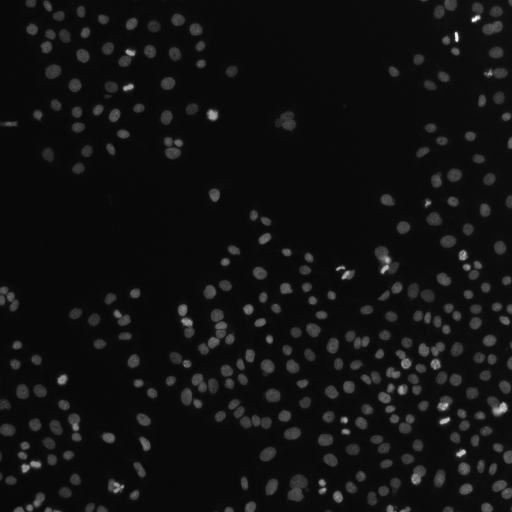
#> input picture workshop/data/microscopy/mitosis.tif, 512 x 512 px, found by its file name
$ jupyter execute --allow-errors 03_microscopy.ipynb
#> lines starting #> are read from the running program, lines starting #| are printed output that depends on the picture; after the words box and inside, x2 and y2 are one past the last pixel; in counts of white or black regions, pixels touching at a corner belong together
# Microscopy: from pixels to measurements
**Faculty AI workshop · CloudBank Classroom · CPU · 10-minute instructor demo**

Use a real fluorescence microscopy field to build an adjustable segmentation tool.
Participants predict what will happen before the instructor moves a slider. You can
run the prepared code without writing Python; each cell does one job.

**Questions:** How does a threshold change the objects we measure? When does one
bright region become several objects? Which measurements need calibration or human checking?

**Data:** scikit-image `human_mitosis`, 512 × 512 grayscale image, copyright David Root,
CC0. This is one field of human cells imaged during the work of Moffat et al. (2006).
The image has no supplied pixel-size calibration or reference segmentation in this kit.
We therefore report area in pixels², not µm², and call the output **segmented objects**.
Counting these objects does not establish the number of cells or the mitotic index.

[Data documentation and attribution](https://scikit-image.org/docs/stable/api/skimage.data.html#skimage.data.human_mitosis)
· [Licensing discussion](https://github.com/CellProfiler/examples/issues/41)
· [Source paper](https://doi.org/10.1016/j.cell.2006.01.040)

## 1. Open and check the environment
In CloudBank Classroom, open this notebook from the distributed `workshop/notebooks`
folder, choose a Python kernel, and run cells in order with **Shift+Enter**.
The instructor should prepare dependencies before the workshop. If any are missing,
use the optional installation line below only if your classroom permits package installs;
restart the kernel after installation. No GPU, model, account token, or remote inference is used here.

[cell 1]
import importlib.util, sys
modules = ["numpy", "pandas", "matplotlib", "scipy", "skimage", "ipywidgets"]
missing = [m for m in modules if importlib.util.find_spec(m) is None]
print("Python:", sys.version.split()[0], "| Missing packages:", missing or "none")
# Optional instructor setup (uncomment only if needed):
# %pip install numpy pandas matplotlib scipy scikit-image ipywidgets
if missing:
    raise ImportError("Install the missing packages using the classroom setup guide, then restart.")

[cell 2]
from pathlib import Path
import hashlib
import numpy as np
import pandas as pd
import matplotlib.pyplot as plt
from scipy import ndimage as ndi
from skimage import io, filters, morphology, measure, segmentation, feature, color
from IPython.display import display
import ipywidgets as widgets
plt.rcParams.update({"figure.dpi": 110, "axes.spines.top": False, "axes.spines.right": False})

roots = [Path.cwd(), Path.cwd().parent, Path.cwd() / "workshop"]
ROOT = next((p for p in roots if (p / "data/microscopy/mitosis.tif").exists()), Path.cwd())
IMAGE_PATH = ROOT / "data/microscopy/mitosis.tif"
EXPECTED_SHA256 = "2751ba667c4067c5d30817cff004aa06f6f6287f1cdbb5b8c9c6a500308cb456"
SOURCE_URL = "https://gitlab.com/scikit-image/data/-/raw/2cdc5ce89b334d28f06a58c9f0ca21aa6992a5ba/AS_09125_050116030001_D03f00d0.tif"
if not IMAGE_PATH.exists():
    # Standalone notebook fallback; bundled data is preferred during class.
    import requests
    response = requests.get(SOURCE_URL, timeout=60)
    response.raise_for_status()
    if hashlib.sha256(response.content).hexdigest() != EXPECTED_SHA256:
        raise ValueError("Downloaded image differs from the verified teaching image.")
    IMAGE_PATH.parent.mkdir(parents=True, exist_ok=True)
    IMAGE_PATH.write_bytes(response.content)
assert hashlib.sha256(IMAGE_PATH.read_bytes()).hexdigest() == EXPECTED_SHA256
image = io.imread(IMAGE_PATH)
#> image is the input picture: shape (512, 512); min 7, max 255, mean 17.3
assert image.shape == (512, 512) and image.dtype == np.uint8
print(f"Loaded {image.shape} grayscale pixels, intensity range {image.min()}–{image.max()}")
#| Loaded (512, 512) grayscale pixels, intensity range 7–255

## 2. Inspect before measuring
Bright stain can form touching regions, fragments, or several structures belonging to
one biological cell. Image intensity is an uncalibrated 8-bit value (0–255); it is not
a count of molecules. Discuss which structures should count as one object before
evaluating a segmentation.

#> (a cell that did not finish here is left out)

## 3. Build a transparent measurement function
1. Smooth small intensity fluctuations with a Gaussian filter.
2. Start from an Otsu intensity threshold; multiply it by a user-selected factor.
3. Remove very small regions and fill small holes.
4. Find separated peaks in a distance transform, then use watershed to split touching regions.
5. Measure regions and flag those touching an image edge.

A larger threshold keeps fewer bright pixels; a larger seed spacing usually makes
fewer watershed seeds. These controls change the assumptions behind the measurements.

[cell 4]
def segment_and_measure(threshold_factor=1.0, min_area=40, seed_spacing=8, exclude_edges=False):
#> called with threshold_factor = 1, min_area = 40, seed_spacing = 8, exclude_edges = False
    smoothed = filters.gaussian(image, sigma=1.0, preserve_range=True)
    threshold = float(filters.threshold_otsu(smoothed)) * float(threshold_factor)
#> threshold = 35.95
    mask = smoothed > threshold
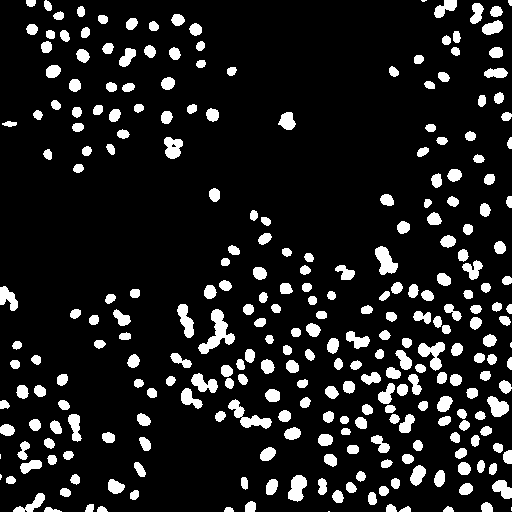
#> mask: shape (512, 512) bool; 11.9% white; 276 white regions (6 under 20 px), largest, box (x1, y1, x2, y2) and area: (198, 309, 235, 354) 630, (228, 399, 272, 429) 462, (418, 342, 445, 371) 398
    # Connected components here are explicit, avoiding version-specific bool cleanup APIs.
    connected = measure.label(mask)
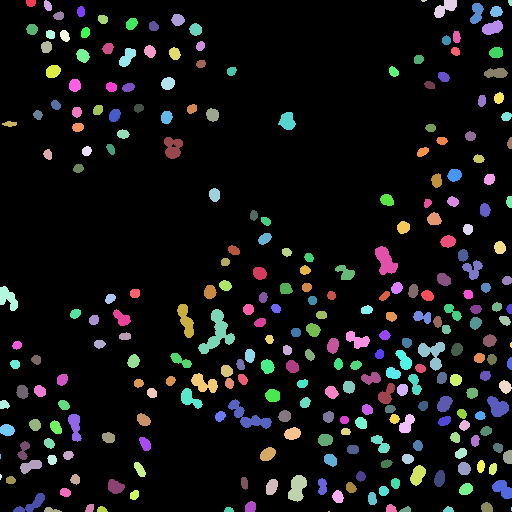
#> connected: shape (512, 512) int32; 277 distinct labels, from 0 to 276; one colour per label, 0 black
    sizes = np.bincount(connected.ravel())
#> sizes = 277 values, max 231073 at index 0, min 2 at index 276, mean 946.4
    keep = sizes >= int(min_area)
    keep[0] = False
    mask = ndi.binary_fill_holes(keep[connected])
    distance = ndi.distance_transform_edt(mask)
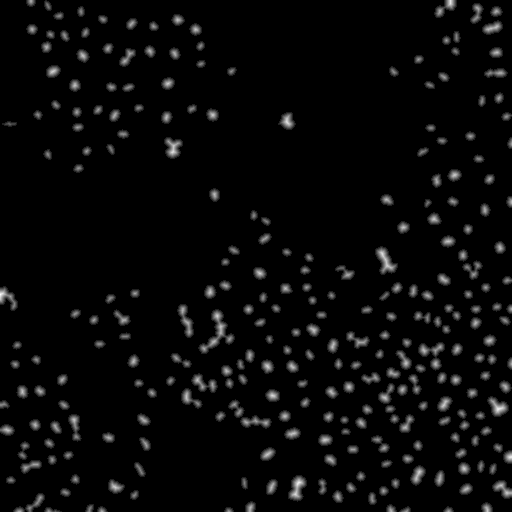
#> distance: shape (512, 512) float64; min 0, max 7.81, mean 0.273; drawn with min black and max white
    peaks = feature.peak_local_max(distance, min_distance=int(seed_spacing), labels=mask, exclude_border=False)
#> peaks = 297 pairs, first value 0 to 511, second value 0 to 511
    markers = np.zeros(image.shape, dtype=np.int32)
    if len(peaks):
        markers[tuple(peaks.T)] = np.arange(1, len(peaks) + 1)
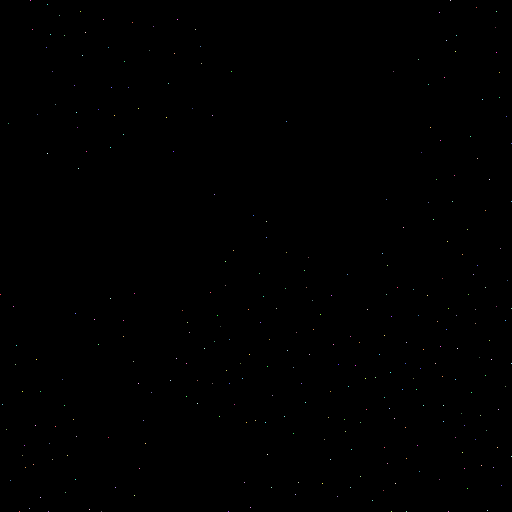
#> markers: shape (512, 512) int32; 298 distinct labels, from 0 to 297; one colour per label, 0 black
    labels = segmentation.watershed(-distance, markers, mask=mask)
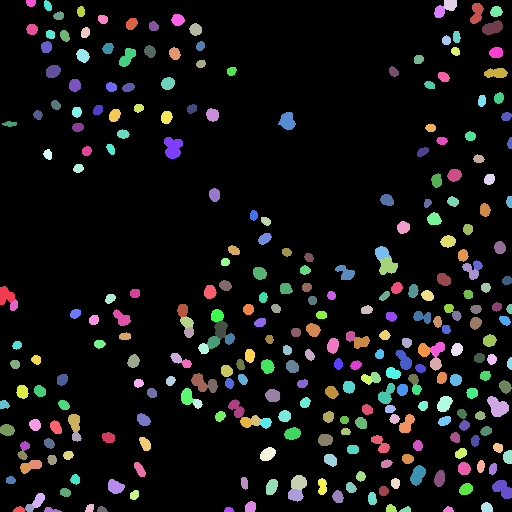
#> labels: shape (512, 512) int32; 298 distinct labels, from 0 to 297; one colour per label, 0 black
    if exclude_edges:
        labels = segmentation.clear_border(labels)
    # Splitting can introduce small segments; apply the same minimum area after splitting.
    sizes = np.bincount(labels.ravel())
#> sizes = 298 values, max 231124 at index 0, min 41 at index 225, mean 879.7
    keep = sizes >= int(min_area)
    keep[0] = False
    labels[~keep[labels]] = 0
    labels, _, _ = segmentation.relabel_sequential(labels)
    records = []
    for region in measure.regionprops(labels, intensity_image=image):
        r0, c0, r1, c1 = region.bbox
        records.append({"object_id": region.label, "area_px2": region.area,
                        "mean_intensity_0_255": region.mean_intensity,
                        "centroid_y_px": region.centroid[0], "centroid_x_px": region.centroid[1],
                        "touches_edge": r0 == 0 or c0 == 0 or r1 == image.shape[0] or c1 == image.shape[1]})
#> this loop made 297 passes
#> (r0, c0, r1, c1) on passes 1 to 3: (286, 0, 305, 16), (396, 487, 417, 509), (475, 291, 490, 307)
#> after the loop, records = 297 items
    columns = ["object_id", "area_px2", "mean_intensity_0_255", "centroid_y_px", "centroid_x_px", "touches_edge"]
    table = pd.DataFrame(records, columns=columns)
#> table = table of 297 rows and 6 columns
    return labels, table, threshold

labels, objects, threshold = segment_and_measure()
#> objects = table of 297 rows and 6 columns; threshold = 35.95
print(f"Threshold {threshold:.1f}; {len(objects)} segmented objects; {int(objects.touches_edge.sum())} touch an edge")
#| Threshold 36.0; 297 segmented objects; 26 touch an edge
display(objects.head())

[cell 5]
def show_segmentation(threshold_factor=1.0, min_area=40, seed_spacing=8, exclude_edges=False):
#> called with threshold_factor = 1, min_area = 40, seed_spacing = 8, exclude_edges = False
    labels, table, threshold = segment_and_measure(threshold_factor, min_area, seed_spacing, exclude_edges)
#> the loop in segment_and_measure (call 2), `for region in measure.regionprops(labels, intensity_image=image):` made 297 passes
#> table = table of 297 rows and 6 columns; threshold = 35.95
    fig, axes = plt.subplots(1, 3, figsize=(13, 4))
    axes[0].imshow(image, cmap="gray", vmin=0, vmax=255)
    axes[0].set(title="Source image")
    axes[1].imshow(color.label2rgb(labels, image=image, bg_label=0, alpha=0.35))
    axes[1].set(title=f"{len(table)} objects · threshold {threshold:.1f}")
    for ax in axes[:2]:
        ax.set(xlabel="x (pixels)", ylabel="y (pixels)")
    axes[2].hist(table.area_px2, bins=25, color="#216869")
    axes[2].set(title="Measured object sizes", xlabel="Area (pixels²)", ylabel="Number of objects")
    fig.tight_layout()
    plt.show()
    print("Edge-touching objects:", int(table.touches_edge.sum()), "| These are algorithm outputs, not verified cells.")
show_segmentation()
#> (the call stopped at in show_segmentation, `fig, axes = plt.subplots(1, 3, figsize=(13, 4))`: IPython is not available in this run)

## 4. Use the tool without editing code
**Predict → change one control → inspect the overlay → explain the difference.**
If sliders do not render in the classroom interface, use the one-line function call
in the next cell. Function inputs and widget inputs perform the same analysis.

[cell 6]
controls = {
    "threshold_factor": widgets.FloatSlider(value=1.0, min=0.65, max=1.5, step=0.05, description="Threshold", continuous_update=False),
    "min_area": widgets.IntSlider(value=40, min=10, max=200, step=10, description="Min area", continuous_update=False),
    "seed_spacing": widgets.IntSlider(value=8, min=3, max=20, step=1, description="Seed gap", continuous_update=False),
    "exclude_edges": widgets.Checkbox(value=False, description="Exclude edges")}
output = widgets.interactive_output(show_segmentation, controls)
display(widgets.VBox(list(controls.values())), output)

[cell 7]
# A portable fallback if widget controls are unavailable.
show_segmentation(threshold_factor=1.1, min_area=40, seed_spacing=8, exclude_edges=False)
#> call 3 of segment_and_measure, with threshold_factor = 1.1, min_area = 40, seed_spacing = 8, exclude_edges = False
#> in segment_and_measure (call 3), `threshold = float(filters.threshold_otsu(smoothed)) * float(threshold_..`: threshold = 39.55
#> in segment_and_measure (call 3), `mask = smoothed > threshold`: mask: shape (512, 512) bool; 10.9% white; 283 white regions (6 under 20 px), largest, box (x1, y1, x2, y2) and area: (199, 309, 235, 354) 588, (375, 247, 398, 275) 371, (288, 475, 307, 501) 331
#> in segment_and_measure (call 3), `connected = measure.label(mask)`:
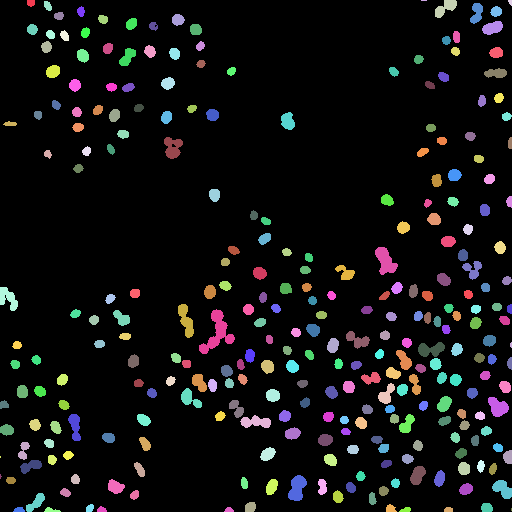
#> connected: shape (512, 512) int32; 284 distinct labels, from 0 to 283; one colour per label, 0 black
#> in segment_and_measure (call 3), `sizes = np.bincount(connected.ravel())`: sizes = 284 values, max 233611 at index 0, min 2 at index 245, mean 923
#> in segment_and_measure (call 3), `peaks = feature.peak_local_max(distance, min_distance=int(seed_spacing..`: peaks = 298 pairs, first value 0 to 511, second value 0 to 511
#> in segment_and_measure (call 3), `markers[tuple(peaks.T)] = np.arange(1, len(peaks) + 1)`: markers: shape (512, 512) int32; 299 distinct labels, from 0 to 298
#> in segment_and_measure (call 3), `labels = segmentation.watershed(-distance, markers, mask=mask)`:
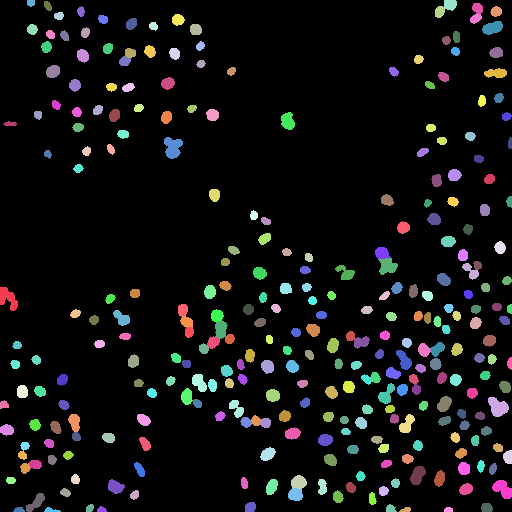
#> labels: shape (512, 512) int32; 299 distinct labels, from 0 to 298; one colour per label, 0 black
#> in segment_and_measure (call 3), `sizes = np.bincount(labels.ravel())`: sizes = 299 values, max 233677 at index 0, min 40 at index 138, mean 876.7
#> the loop in segment_and_measure (call 3), `for region in measure.regionprops(labels, intensity_image=image):` made 298 passes
#> (r0, c0, r1, c1) on passes 1 to 3: (287, 0, 311, 18), (397, 488, 417, 509), (475, 291, 489, 307)
#> (the call stopped at in show_segmentation, `fig, axes = plt.subplots(1, 3, figsize=(13, 4))`: IPython is not available in this run)

## 5. Check sensitivity instead of trusting one result
There is no reference mask here, so this table measures **sensitivity**, not accuracy.
A stable result can still be wrong. Regions in the same field are not independent
biological replicates; do not turn this table into a treatment-comparison significance test.

[cell 8]
rows = []
for factor in [0.8, 1.0, 1.2]:
    for spacing in [5, 8, 12]:
        lbl, tbl, cutoff = segment_and_measure(factor, 40, spacing)
        rows.append({"threshold_factor": factor, "seed_spacing_px": spacing,
                     "n_objects": len(tbl), "median_area_px2": tbl.area_px2.median(),
                     "foreground_percent": 100 * np.mean(lbl > 0)})
#> this loop made 3 passes
#> pass 1, in segment_and_measure (call 4), `mask = smoothed > threshold`:
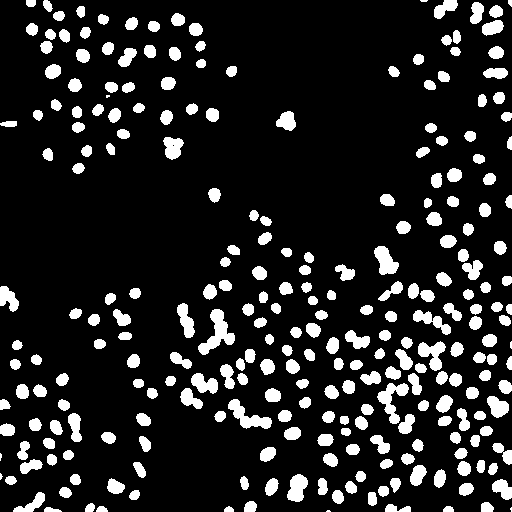
#> mask: shape (512, 512) bool; 13.9% white; 267 white regions (7 under 20 px), largest, box (x1, y1, x2, y2) and area: (198, 309, 235, 355) 700, (228, 399, 272, 429) 549, (377, 383, 409, 424) 546
#> pass 1, in segment_and_measure (call 4), `connected = measure.label(mask)`:
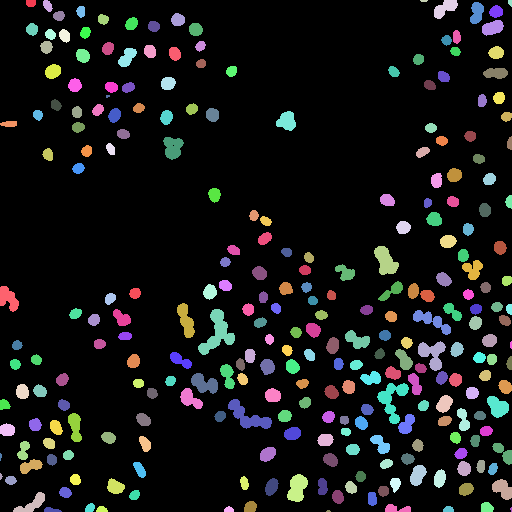
#> connected: shape (512, 512) int32; 268 distinct labels, from 0 to 267; one colour per label, 0 black
sensitivity = pd.DataFrame(rows)
display(sensitivity.round(2))
matrix = sensitivity.pivot(index="threshold_factor", columns="seed_spacing_px", values="n_objects")
#> (the rest of this cell did not finish here and is left out)

## 6. Inspect a small area by eye
Mark one plausible biological structure and compare it with the overlay. Is it missed,
split, or merged? Define the intended objects first. Have two people independently
annotate the same crop, then discuss disagreement before adopting a reference mask.

[cell 9]
labels, objects, threshold = segment_and_measure()
crop = (slice(128, 256), slice(128, 256))
#> (the rest of this cell did not finish here and is left out)

## 7. Ask AI to modify the tool
Copy a prompt to your approved AI assistant and give it the function above:

> Modify `show_segmentation` to add a checkbox that highlights objects touching the
> image border. Keep the source image, segmentation method, pixel units, and other
> controls unchanged. Return one replacement code cell and explain how I can check it.

Verify the modification on the crop. Then try:

> Add a size filter to the measurement table. Show the number of objects removed.
> Do not describe remaining objects as verified cells or convert pixels² to µm².

**Debrief:** Which choices belong to the scientist? Which can AI implement? What
evidence would be needed to call these outputs accurate cell counts?

## 8. Export a reproducible result
This cell exports the **default** settings, independent of the last slider position.
Edit the settings here if you want to save another analysis. The settings JSON records
parameters and the image hash, so the table has a traceable source.

[cell 10]
import json, importlib.metadata as metadata
settings = {"threshold_factor": 1.0, "min_area": 40, "seed_spacing": 8, "exclude_edges": False}
labels, objects, threshold = segment_and_measure(**settings)
result_dir = ROOT / "results/microscopy"
result_dir.mkdir(parents=True, exist_ok=True)
objects.to_csv(result_dir / "objects.csv", index=False)
io.imsave(result_dir / "segmentation.tif", labels.astype(np.uint16), check_contrast=False)
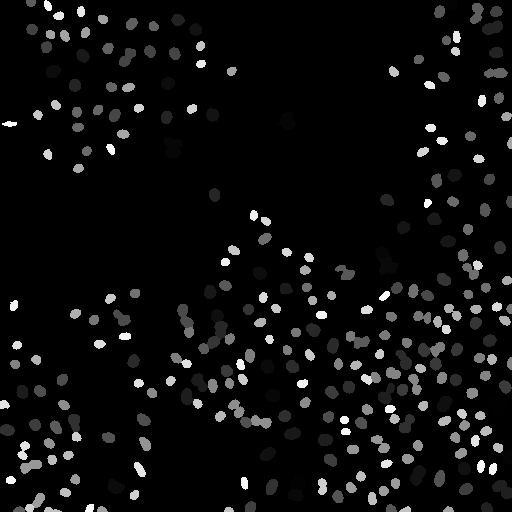
#> saved as segmentation.tif: shape (512, 512) uint16; min 0, max 297, mean 14.7; drawn with min black and max white
record = {"source_url": SOURCE_URL, "image_sha256": EXPECTED_SHA256,
          "parameters": settings, "intensity_threshold": threshold,
          "software": {p: metadata.version(p) for p in ["numpy", "scipy", "scikit-image", "pandas"]},
          "interpretation": "Unvalidated segmented objects from one microscopy field; pixel units."}
(result_dir / "settings.json").write_text(json.dumps(record, indent=2))
print("Saved results to", result_dir)
